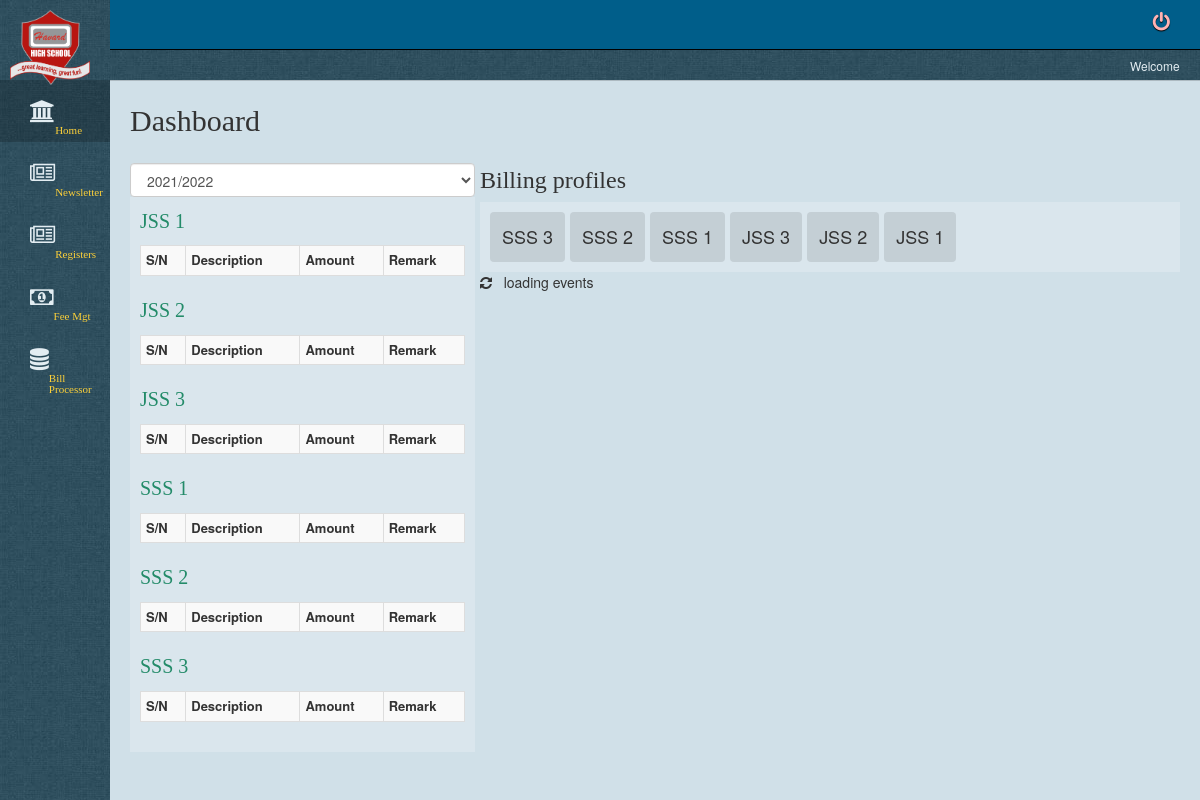
The app's page /portalAdmin/schoolbursar.php, older data.
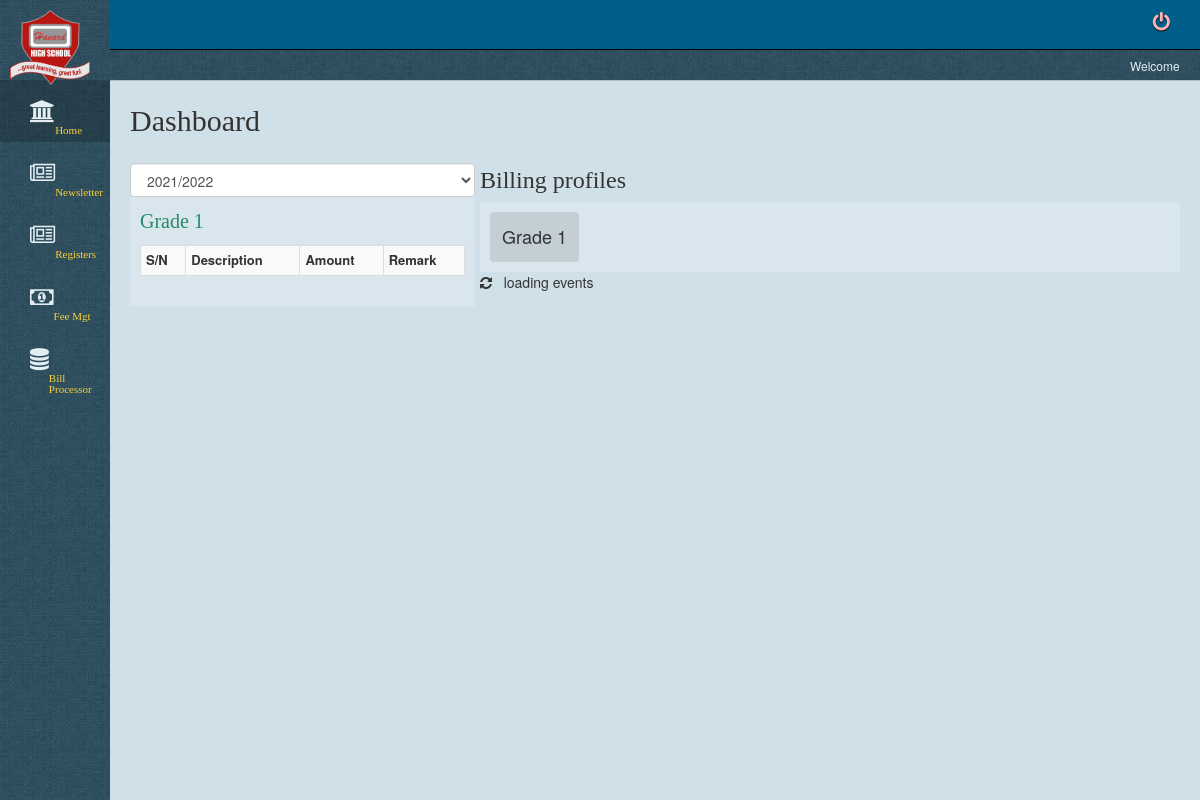
The same page, newer data.
### tables this page shows
CREATE TABLE `paymentcategory` (
  `categoryid` int(11) NOT NULL,
  `paymentname` varchar(30) NOT NULL,
  `session` varchar(10) NOT NULL,
  `paymentdescription` text NOT NULL,
  `dateadded` timestamp NOT NULL DEFAULT CURRENT_TIMESTAMP
);

### portalAdmin/schoolbursar.php (the view, shortened to what the changed rows need)
<?php
include 'PHP/databaseSQLconnectn.php';
?>
<html>
    <head>
        <link href="CSS/hcs.css" rel="stylesheet" type="text/css"/>
        <link href="../CSS/bootstrap.min.css" rel="stylesheet" type="text/css"/>
        <link href="../CSS/fa/css/font-awesome.css" rel="stylesheet" type="text/css"/>
        <link href="JS/summernote.css" rel="stylesheet" type="text/css"/>
    </head>
    <body>
        <div class="clearfix">
            <div class="pull-right" style="width:calc(100% - 110px); background-color:#D0E0E8; min-height:100%">
                <div style='margin:20px'>
                    <div class='row' style='margin:0px;' id="home">
                        <div class="col-md-4" style="padding-left:0px; padding-right:5px">
                            <div class="col-md-12" style="padding:0px;">
                                <div style="background-color:rgba(255,255,255,0.2); max-height:600px; overflow-y: auto; padding:10px; font-size:12px" id="payschedulepane">
                                    <?php
                                    $k = "select * from paymentcategory order by paymentname asc";
                                    $q = mysqli_query($w, $k);
                                    while ($a = mysqli_fetch_array($q)) {
                                        $paymentname = $a['paymentname'];
                                        echo "<div class='title'>$paymentname</div>";
                                        $prep = "<table class='table table-condensed table-bordered table-striped' style='font-size:12px'><tr style='font-weight:600; font-size:13px'><td>S/N</td><td>Description</td><td>Amount</td><td>Remark</td></tr>";
                                        echo $prep . "</table>";
                                    }
                                    ?>
                                </div>
                            </div>
                        </div>
                        <div class='col-md-8' style="padding:0px">
                            <div style="background-color:rgba(255,255,255,0.2); padding:10px">
                                <?php
                                $ga = "select * from paymentcategory order by dateadded desc";
                                $op = mysqli_query($w, $ga);
                                while ($bg = mysqli_fetch_array($op)) {
                                    $payname = $bg['paymentname'];
                                    echo "<span style='display:inline-block; background-color:rgba(0,0,0,0.1); border-radius:4px; padding:12px; font-size:18px; margin-right:5px'>$payname</span>";
                                }
                                ?>
                            </div>
                        </div>
                    </div>
                </div>
            </div>
    </body>
</html>

Row changes from the older to the newer data that the page shows:
removed paymentcategory: paymentname "JSS 1"
removed paymentcategory: paymentname "JSS 2"
removed paymentcategory: paymentname "JSS 3"
removed paymentcategory: paymentname "SSS 1"
removed paymentcategory: paymentname "SSS 2"
removed paymentcategory: paymentname "SSS 3"
added paymentcategory: paymentname "Grade 1"
